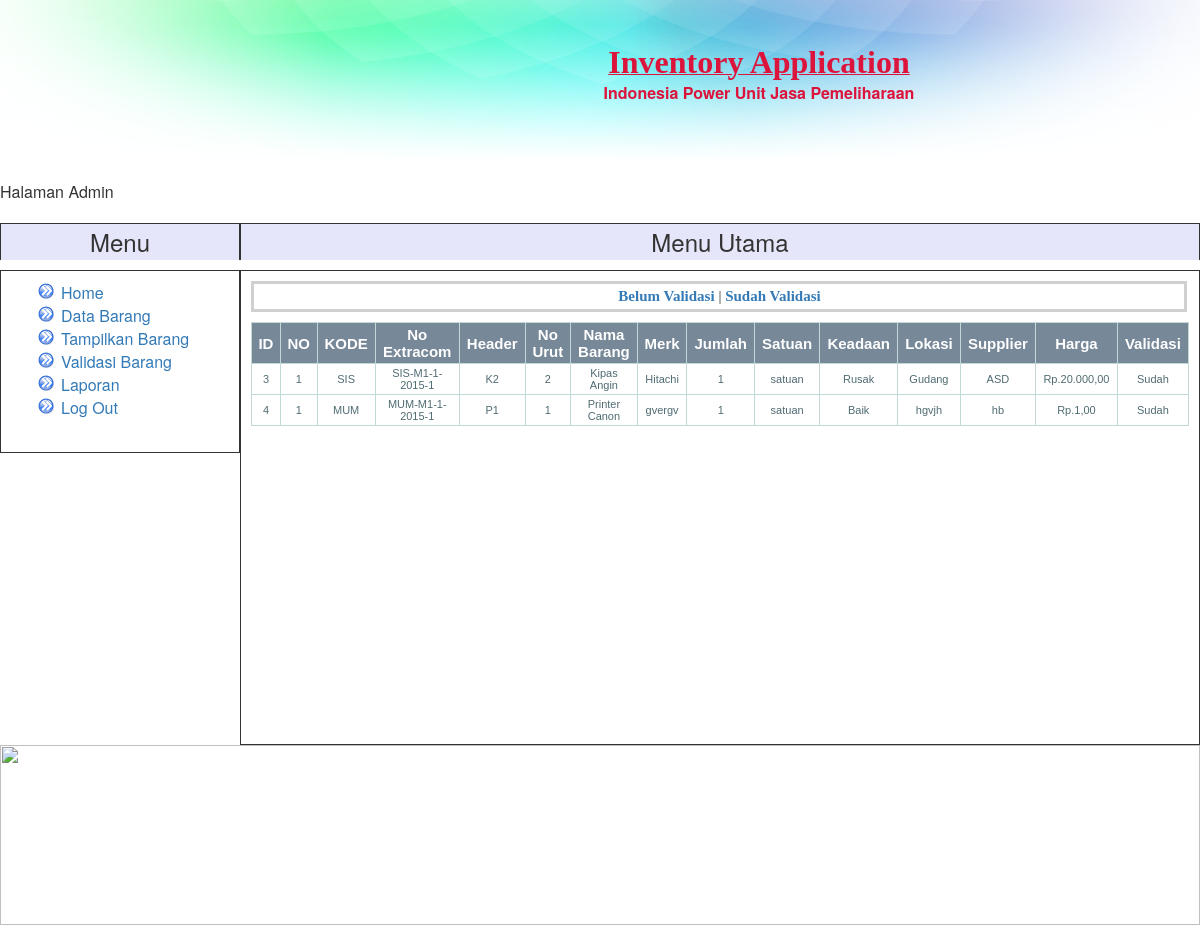
/superadmin/index.php?page=lihat_vali, run on the app's committed database.
### tables this page shows
CREATE TABLE IF NOT EXISTS `detail_barang` (
`id` int(11) NOT NULL,
  `kode_akhir` int(11) NOT NULL,
  `kode` varchar(5) NOT NULL,
  `no_extracom` varchar(20) NOT NULL,
  `header` varchar(5) NOT NULL,
  `no_urut` int(11) NOT NULL,
  `namabrg` varchar(20) NOT NULL,
  `merk` varchar(20) NOT NULL,
  `jumlah` int(11) NOT NULL,
  `satuan` varchar(10) NOT NULL,
  `keadaan` varchar(20) NOT NULL,
  `lokasi` varchar(20) NOT NULL,
  `supplier` varchar(20) NOT NULL,
  `harga` int(11) NOT NULL,
  `validasi` varchar(20) NOT NULL
);

### superadmin/lihat_validasi.php (the view, shortened to what this page needs)
<?php
include "../superadmin/link.php";
$query2=mysql_query("SELECT * FROM detail_barang WHERE validasi='Sudah'");
?>
<table class="table-data" border=1 width=100% border=0 >
<tr>
<td class="head-data4">ID</td>
<td class="head-data4">NO</td>
<td class="head-data4">KODE</td>
<td class="head-data4">No Extracom</td>
<td class="head-data4">Header</td>
<td class="head-data4">No Urut</td>
<td class="head-data4">Nama Barang</td>
<td class="head-data4">Merk</td>
<td class="head-data4">Jumlah</td>
<td class="head-data4">Satuan</td>
<td class="head-data4">Keadaan</td>
<td class="head-data4">Lokasi</td>
<td class="head-data4">Supplier</td>
<td class="head-data4">Harga</td>
<td class="head-data4">Validasi</td>
</tr>
<?php
while ($hasil=mysql_fetch_array($query2)) { ?>
<tr>
	<td class='td-data'><?php echo $hasil['id'] ?></td>
	<td class='td-data'><?php echo $hasil['kode_akhir']?></td>
	<td class='td-data'><?php echo $hasil['kode'] ?></td>
	<td class='td-data'><?php echo $hasil['no_extracom'] ?></td>
	<td class='td-data'><?php echo $hasil['header'] ?></td>
	<td class='td-data'><?php echo $hasil['no_urut'] ?></td>
	<td class='td-data'><?php echo $hasil['namabrg'] ?></td>
	<td class='td-data'><?php echo $hasil['merk'] ?></td>
	<td class='td-data'><?php echo $hasil['jumlah'] ?></td>
	<td class='td-data'><?php echo $hasil['satuan'] ?></td>
	<td class='td-data'><?php echo $hasil['keadaan'] ?></td>
	<td class='td-data'><?php echo $hasil['lokasi'] ?></td>
	<td class='td-data'><?php echo $hasil['supplier'] ?></td>
	<td class='td-data'>Rp.<?php echo number_format($hasil['harga'],2,",",".");?></td>
	<td class='td-data'><?php echo $hasil['validasi'] ?></td>
</tr>
<?php } ;
?>
</table>

### include/style.css (style rules this page uses)
body { background-color: #FFFFFF; color: black; margin-top: 0px; margin-left: 50px; margin-right: 50px; font-family: arial; font-size: 14px; }
.table-data { width: 100%; padding: 0; margin: 0 auto 1.5em auto; border-top: 1px solid #C1DAD7; border-left: 1px solid #C1DAD7; border-collapse:collapse; font-size:12px; font-family: verdana,arial,sans-serif; color:#545454; }
.td-data { font: normal 11px "Trebuchet MS", Verdana, Arial, Helvetica, sans-serif; border-right: 1px solid #C1DAD7; border-bottom: 1px solid #C1DAD7; padding: 3px 6px 3px 6px; color: #4f6b72; width: auto; text-align: center; }
.head-data4 { font: normal 15px "Trebuchet MS", Verdana, Arial, Helvetica, sans-serif; border-right: 1px solid #C1DAD7; border-bottom: 1px solid #C1DAD7; padding: 3px 6px 3px 6px; color: #FFFFFF; width: 10px; text-align: center; background-color:#778899; font-weight: bold; }

### data on the page
detail_barang: id "3", kode_akhir "1", kode "SIS", no_extracom "SIS-M1-1-2015-1", header "K2", no_urut "2", namabrg "Kipas Angin", merk "Hitachi", jumlah "1", satuan "satuan", keadaan "Rusak", lokasi "Gudang", supplier "ASD", harga "20.000,00", validasi "Sudah"
detail_barang: id "4", kode_akhir "1", kode "MUM", no_extracom "MUM-M1-1-2015-1", header "P1", no_urut "1", namabrg "Printer Canon", merk "gvergv", jumlah "1", satuan "satuan", keadaan "Baik", lokasi "hgvjh", supplier "hb", harga "1,00", validasi "Sudah"

### other printed values
$j "Menu Utama"
